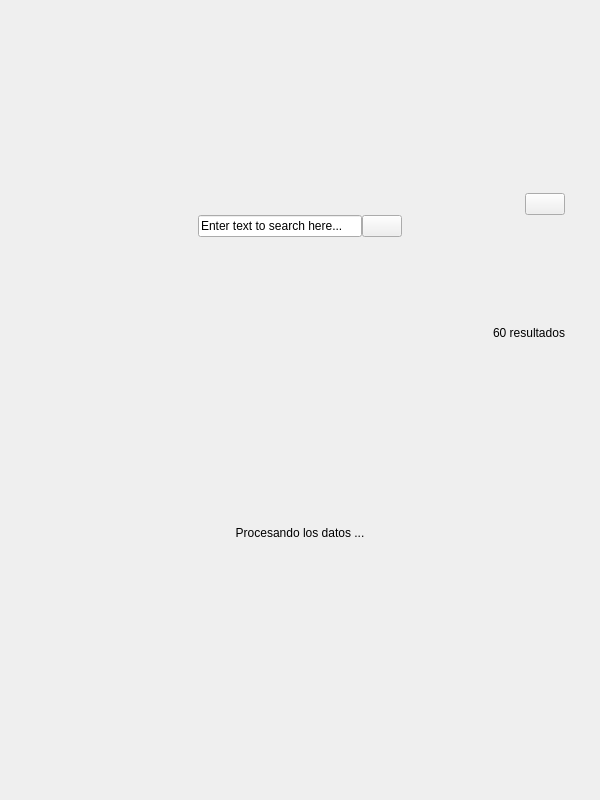
<?xml version="1.0" encoding="UTF-8"?>
<ui version="4.0">
 <class>ViewerSearchPopup</class>
 <widget class="QWidget" name="ViewerSearchPopup">
  <property name="geometry">
   <rect>
    <x>0</x>
    <y>0</y>
    <width>600</width>
    <height>800</height>
   </rect>
  </property>
  <property name="minimumSize">
   <size>
    <width>600</width>
    <height>800</height>
   </size>
  </property>
  <property name="maximumSize">
   <size>
    <width>600</width>
    <height>800</height>
   </size>
  </property>
  <property name="windowTitle">
   <string>Form</string>
  </property>
  <property name="styleSheet">
   <string notr="true"/>
  </property>
  <layout class="QVBoxLayout" name="verticalLayout_2">
   <property name="spacing">
    <number>0</number>
   </property>
   <property name="margin">
    <number>0</number>
   </property>
   <item>
    <spacer name="verticalSpacer_2">
     <property name="orientation">
      <enum>Qt::Vertical</enum>
     </property>
     <property name="sizeHint" stdset="0">
      <size>
       <width>20</width>
       <height>40</height>
      </size>
     </property>
    </spacer>
   </item>
   <item>
    <layout class="QHBoxLayout" name="horizontalLayout_4">
     <property name="spacing">
      <number>0</number>
     </property>
     <property name="bottomMargin">
      <number>0</number>
     </property>
     <item>
      <widget class="QWidget" name="popupCont" native="true">
       <property name="minimumSize">
        <size>
         <width>530</width>
         <height>607</height>
        </size>
       </property>
       <property name="maximumSize">
        <size>
         <width>530</width>
         <height>607</height>
        </size>
       </property>
       <layout class="QVBoxLayout" name="verticalLayout_3">
        <property name="spacing">
         <number>0</number>
        </property>
        <property name="margin">
         <number>0</number>
        </property>
        <item>
         <widget class="QFrame" name="headerPopup">
          <property name="minimumSize">
           <size>
            <width>0</width>
            <height>147</height>
           </size>
          </property>
          <property name="maximumSize">
           <size>
            <width>16777215</width>
            <height>147</height>
           </size>
          </property>
          <layout class="QVBoxLayout" name="verticalLayout">
           <property name="spacing">
            <number>0</number>
           </property>
           <property name="margin">
            <number>0</number>
           </property>
           <item>
            <layout class="QHBoxLayout" name="horizontalLayout">
             <property name="spacing">
              <number>0</number>
             </property>
             <item>
              <spacer name="horizontalSpacer">
               <property name="orientation">
                <enum>Qt::Horizontal</enum>
               </property>
               <property name="sizeHint" stdset="0">
                <size>
                 <width>40</width>
                 <height>20</height>
                </size>
               </property>
              </spacer>
             </item>
             <item>
              <widget class="QPushButton" name="closeBtn">
               <property name="text">
                <string/>
               </property>
              </widget>
             </item>
            </layout>
           </item>
           <item>
            <layout class="QHBoxLayout" name="horizontalLayout_3">
             <property name="spacing">
              <number>0</number>
             </property>
             <item>
              <spacer name="horizontalSpacer_3">
               <property name="orientation">
                <enum>Qt::Horizontal</enum>
               </property>
               <property name="sizeHint" stdset="0">
                <size>
                 <width>40</width>
                 <height>20</height>
                </size>
               </property>
              </spacer>
             </item>
             <item>
              <widget class="MyQLineEdit" name="searchLineEdit">
               <property name="text">
                <string>Enter text to search here...</string>
               </property>
              </widget>
             </item>
             <item>
              <widget class="QPushButton" name="clearSearchBtn">
               <property name="text">
                <string/>
               </property>
              </widget>
             </item>
             <item>
              <spacer name="horizontalSpacer_2">
               <property name="orientation">
                <enum>Qt::Horizontal</enum>
               </property>
               <property name="sizeHint" stdset="0">
                <size>
                 <width>80</width>
                 <height>20</height>
                </size>
               </property>
              </spacer>
             </item>
            </layout>
           </item>
           <item>
            <widget class="QLabel" name="resultsNumLbl">
             <property name="text">
              <string>60 resultados</string>
             </property>
             <property name="alignment">
              <set>Qt::AlignBottom|Qt::AlignRight|Qt::AlignTrailing</set>
             </property>
             <property name="indent">
              <number>0</number>
             </property>
            </widget>
           </item>
          </layout>
         </widget>
        </item>
        <item>
         <widget class="ViewerSearchResultItem" name="SearchResultItem1" native="true"/>
        </item>
        <item>
         <widget class="ViewerSearchResultItem" name="SearchResultItem2" native="true"/>
        </item>
        <item>
         <widget class="ViewerSearchResultItem" name="SearchResultItem3" native="true"/>
        </item>
        <item>
         <widget class="ViewerSearchResultItem" name="SearchResultItem4" native="true"/>
        </item>
        <item>
         <widget class="ViewerSearchResultItem" name="SearchResultItem5" native="true"/>
        </item>
        <item>
         <widget class="QWidget" name="processSearchCont" native="true">
          <layout class="QVBoxLayout" name="verticalLayout_4">
           <property name="spacing">
            <number>0</number>
           </property>
           <property name="margin">
            <number>0</number>
           </property>
           <item>
            <spacer name="verticalSpacer_3">
             <property name="orientation">
              <enum>Qt::Vertical</enum>
             </property>
             <property name="sizeHint" stdset="0">
              <size>
               <width>20</width>
               <height>40</height>
              </size>
             </property>
            </spacer>
           </item>
           <item>
            <widget class="QLabel" name="processLbl">
             <property name="text">
              <string>Procesando los datos ...</string>
             </property>
             <property name="alignment">
              <set>Qt::AlignCenter</set>
             </property>
            </widget>
           </item>
          </layout>
         </widget>
        </item>
        <item>
         <spacer name="verticalSpacer">
          <property name="orientation">
           <enum>Qt::Vertical</enum>
          </property>
          <property name="sizeHint" stdset="0">
           <size>
            <width>20</width>
            <height>40</height>
           </size>
          </property>
         </spacer>
        </item>
        <item>
         <widget class="ViewerVerticalPagerPopup" name="VerticalPagerPopup" native="true">
          <property name="minimumSize">
           <size>
            <width>540</width>
            <height>60</height>
           </size>
          </property>
          <layout class="QHBoxLayout" name="horizontalLayout_2">
           <property name="spacing">
            <number>0</number>
           </property>
           <property name="margin">
            <number>0</number>
           </property>
          </layout>
         </widget>
        </item>
       </layout>
      </widget>
     </item>
    </layout>
   </item>
   <item>
    <widget class="QWidget" name="arrowCont" native="true">
     <property name="maximumSize">
      <size>
       <width>16777215</width>
       <height>19</height>
      </size>
     </property>
     <widget class="QLabel" name="bottomArrowLbl">
      <property name="geometry">
       <rect>
        <x>0</x>
        <y>0</y>
        <width>545</width>
        <height>17</height>
       </rect>
      </property>
      <property name="text">
       <string/>
      </property>
      <property name="indent">
       <number>0</number>
      </property>
     </widget>
    </widget>
   </item>
   <item>
    <widget class="QFrame" name="expandingViewerPopup">
     <property name="frameShape">
      <enum>QFrame::StyledPanel</enum>
     </property>
     <property name="frameShadow">
      <enum>QFrame::Raised</enum>
     </property>
    </widget>
   </item>
  </layout>
 </widget>
 <customwidgets>
  <customwidget>
   <class>MyQLineEdit</class>
   <extends>QLineEdit</extends>
   <header>MyQLineEdit.h</header>
  </customwidget>
  <customwidget>
   <class>ViewerVerticalPagerPopup</class>
   <extends>QWidget</extends>
   <header>ViewerVerticalPagerPopup.h</header>
   <container>1</container>
  </customwidget>
  <customwidget>
   <class>ViewerSearchResultItem</class>
   <extends>QWidget</extends>
   <header>ViewerSearchResultItem.h</header>
   <container>1</container>
  </customwidget>
 </customwidgets>
 <resources/>
 <connections/>
</ui>
